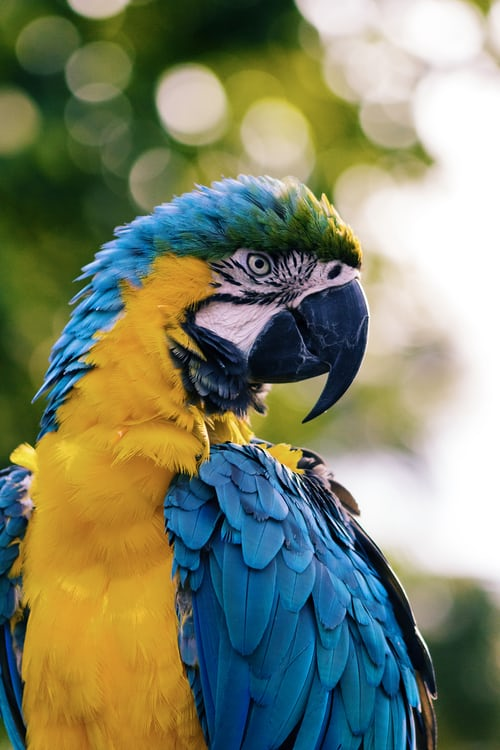
#> input picture Clustering/bird1.jpg, 500 x 750 px
$ python kmeans_clustering.py
#> lines starting #> are read from the running program, lines starting #| are printed output that depends on the picture
# -*- coding: utf-8 -*-
"""
Created on Thu Aug 26 17:21:50 2021

@author: aktas
"""

from sklearn.cluster import KMeans
from sklearn.datasets import make_blobs
import numpy as np
from matplotlib import pyplot as plt
import cv2


""" Plot the data """

data = np.array([[1, 2], [1, 4], [1, 0],[10, 2], [10, 4], [10, 0]])
data = np.array([[1, 5], [3, 1], [10, 3], [10, 2], [10, 1], [1, 0], [2, 15], [0.5, 4.9], [5, 3], [7, 13], [18, 18], [1.9, 0.5]])
data = np.random.randint(100, size=(2,2))


centers = [[1, 1], [-1, -1], [1, -1]]
data, _ = make_blobs(n_samples=10000, centers=centers, cluster_std=0.6)

# Plot the data
plt.scatter(data[:,0],data[:,1])
plt.xlabel('x'),plt.ylabel('y')
plt.show()
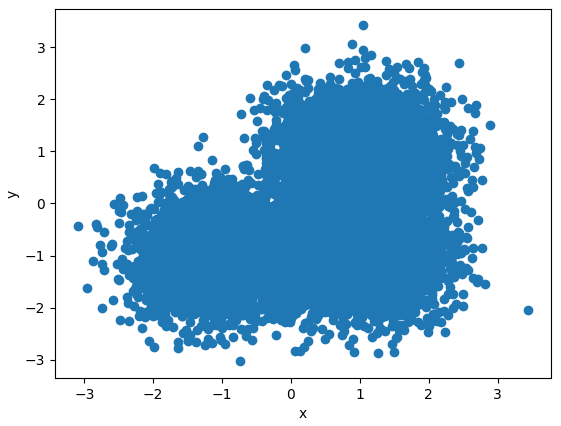
#> figure drawn by matplotlib, 1 panel

""" Visualize K means for each iteration """

""" create an empty list for each cluster, k is the cluster number """

k = 2
clusters = [[[0 for _ in range(2)] for _ in range(1)] for _ in range(k)]


for i in range(k):
    clusters[i].pop() #if we dont do that, additional [0,0] points will be stayed added in our data

""" Visualize each iteration. """

for i in range(1,10):
    kmeans = KMeans(n_clusters=k, random_state = 0, max_iter=i).fit(data)
    for index,data_point in enumerate(data):
        clusters[kmeans.labels_[index]].append(list(data_point))

    for i in range(k):
        clusters[i] = np.array(clusters[i])
        plt.scatter(clusters[i][:,0],clusters[i][:,1])
        clusters[i] = clusters[i].tolist()
    plt.show()
#> this loop made 9 passes
#> pass 1, `plt.show()`:
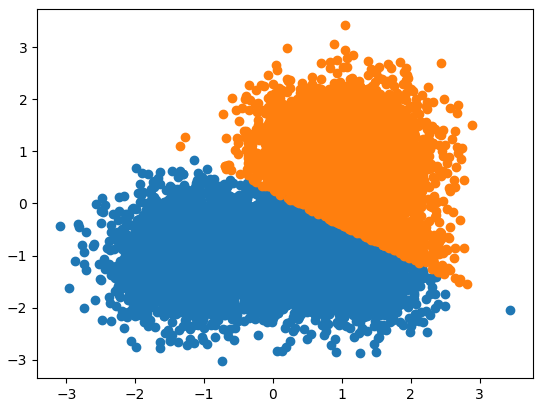
#> figure drawn by matplotlib, 1 panel
#> pass 2, `plt.show()`:
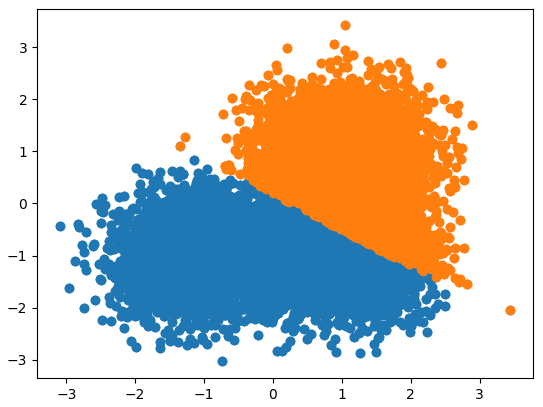
#> figure drawn by matplotlib, 1 panel


"""
If you dont want to observe each iteration you can use it without for loop like below,
clustering will be end when the model converges
not according to a given iteration number :

    kmeans = KMeans(n_clusters=k, random_state = 0).fit(data)


"""

""" Image Segmentation """

img = cv2.imread("bird1.jpg", cv2.IMREAD_UNCHANGED)
#> img is the input picture: shape (750, 500, 3); mean B, G, R 106.1, 132.4, 126.8
img = cv2.imread("birds2.jpg", cv2.IMREAD_UNCHANGED)
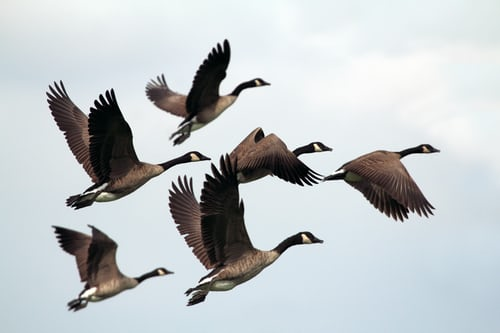
#> input picture Thresholding/birds2.jpg, 500 x 333 px, found by its file name
#> img is the input picture: shape (333, 500, 3); mean B, G, R 200.9, 198.4, 192.9
img = cv2.imread("peppers3.jpg", cv2.IMREAD_UNCHANGED)
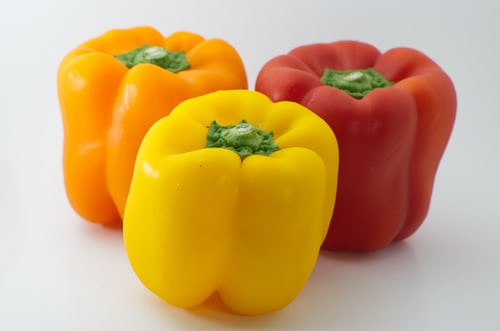
#> input picture Clustering/peppers3.jpg, 500 x 331 px
#> img is the input picture: shape (331, 500, 3); mean B, G, R 109.3, 165.1, 204
vectorized = img.reshape((-1,3))


kmeans = KMeans(n_clusters=5, random_state = 0, n_init=5).fit(vectorized)

centers = np.uint8(kmeans.cluster_centers_)
#> centers = [[7, 131, 203], [219, 219, 218], [35, 52, 140], [9, 179, 242], [138, 159, 178]]
segmented_data = centers[kmeans.labels_.flatten()]

segmented_image = segmented_data.reshape((img.shape))
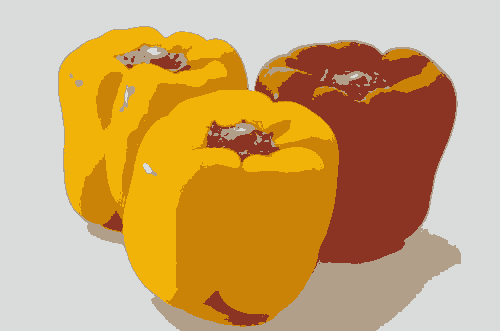
#> segmented_image: shape (331, 500, 3); mean B, G, R 108.6, 164.7, 203.6
plt.imshow(segmented_image)
plt.pause(1)
